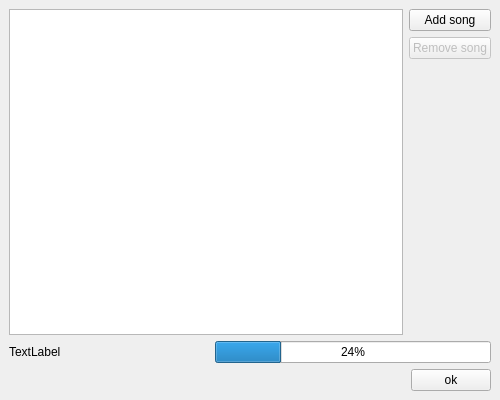
<?xml version="1.0" encoding="UTF-8"?>
<ui version="4.0">
 <class>MySongsWindow</class>
 <widget class="QMainWindow" name="MySongsWindow">
  <property name="geometry">
   <rect>
    <x>0</x>
    <y>0</y>
    <width>500</width>
    <height>400</height>
   </rect>
  </property>
  <property name="windowTitle">
   <string>My songs</string>
  </property>
  <widget class="QWidget" name="centralwidget">
   <layout class="QVBoxLayout" name="verticalLayout_2">
    <item>
     <layout class="QHBoxLayout" name="horizontalLayout_2">
      <item>
       <widget class="QListWidget" name="listWidget"/>
      </item>
      <item>
       <layout class="QVBoxLayout" name="verticalLayout">
        <item>
         <widget class="QPushButton" name="pushButton_2">
          <property name="text">
           <string>Add song</string>
          </property>
         </widget>
        </item>
        <item>
         <widget class="QPushButton" name="pushButton_3">
          <property name="enabled">
           <bool>false</bool>
          </property>
          <property name="text">
           <string>Remove song</string>
          </property>
         </widget>
        </item>
        <item>
         <spacer name="verticalSpacer">
          <property name="orientation">
           <enum>Qt::Vertical</enum>
          </property>
          <property name="sizeHint" stdset="0">
           <size>
            <width>20</width>
            <height>40</height>
           </size>
          </property>
         </spacer>
        </item>
       </layout>
      </item>
     </layout>
    </item>
    <item>
     <layout class="QHBoxLayout" name="horizontalLayout_3">
      <item>
       <widget class="QLabel" name="label">
        <property name="minimumSize">
         <size>
          <width>200</width>
          <height>0</height>
         </size>
        </property>
        <property name="maximumSize">
         <size>
          <width>200</width>
          <height>16777215</height>
         </size>
        </property>
        <property name="text">
         <string>TextLabel</string>
        </property>
       </widget>
      </item>
      <item>
       <widget class="QProgressBar" name="progressBar">
        <property name="value">
         <number>24</number>
        </property>
       </widget>
      </item>
     </layout>
    </item>
    <item>
     <layout class="QHBoxLayout" name="horizontalLayout">
      <item>
       <spacer name="horizontalSpacer">
        <property name="orientation">
         <enum>Qt::Horizontal</enum>
        </property>
        <property name="sizeHint" stdset="0">
         <size>
          <width>40</width>
          <height>20</height>
         </size>
        </property>
       </spacer>
      </item>
      <item>
       <widget class="QPushButton" name="pushButton">
        <property name="text">
         <string>ok</string>
        </property>
       </widget>
      </item>
     </layout>
    </item>
   </layout>
  </widget>
 </widget>
 <resources/>
 <connections/>
</ui>
